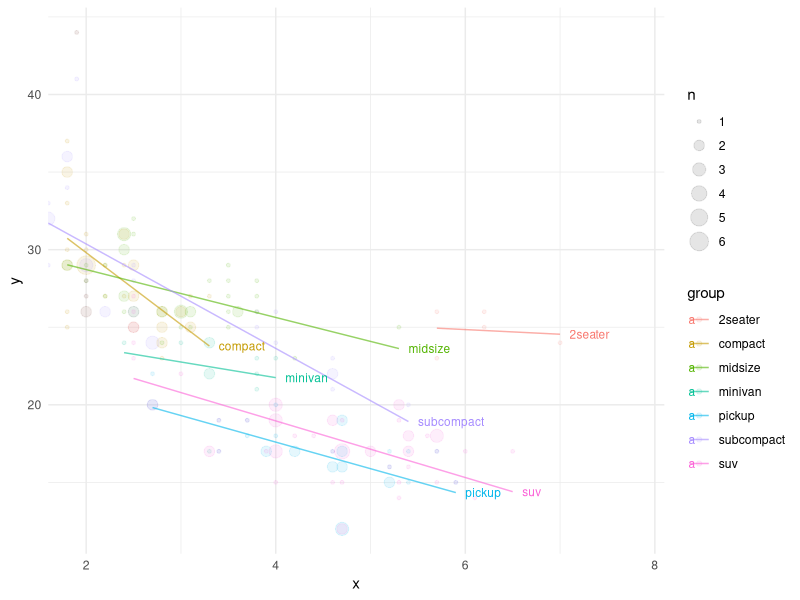

The R source for this figure:
library(tidyverse)
library(broom)

mpg |>
  select(
    x = displ,
    y = hwy,
    group = class
  ) |>
  ggplot(aes(x, y, colour = group, label = group)) +
  geom_count(alpha = 0.1) +
  stat_smooth(alpha = 0.6, method = lm, geom = "line", se = FALSE) +
  geom_text(
    aes(y = .fitted),
    size = 3,
    hjust = 0,
    nudge_x = 0.1,
    data = ~{
      nest_by(.x, group) %>%
      mutate(mod = list(lm(y ~ x, data = data))) |>
      summarize(broom::augment(mod)) |>
      arrange(x) |> 
      slice_tail(n = 1)
    }
  ) +
  scale_x_continuous(expand = expansion(add = c(0, 1))) +
  theme_minimal()
